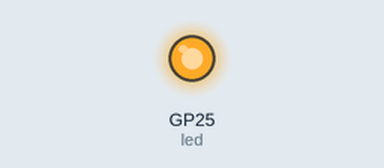
Simulated run of this program. Board: Raspberry Pi Pico running MicroPython. On the bench: output pins drawn as LEDs (lit = HIGH).

Above: at 1.5 s.
At 5.7 s:
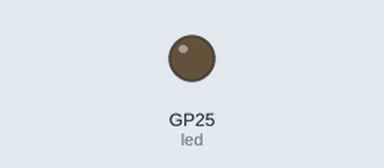
Timing chart, 0 to 8.8 s (numbered marks = the images above):
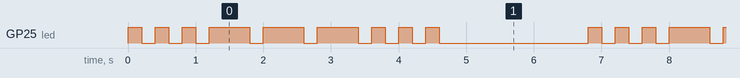

The program:

s04_gold_sos.py
```python
# SOS with the LED of the Pico 2 W
from machine import Pin
import time

led = Pin("LED", Pin.OUT)
pattern = [200, 200, 200, 600, 600, 600, 200, 200, 200]  # ms

while True:                    # Arduino's loop()
    for t in pattern:
        led.value(1)
        time.sleep_ms(t)       # delay(pattern[i])
        led.value(0)
        time.sleep_ms(200)
    time.sleep_ms(2000)        # pause before the next SOS
```

Measured:
- by itself, GP25 (led): repeats every 6.8 s: 2 × (LOW 0.20 s, HIGH 0.20 s), 3 × (LOW 0.20 s, HIGH 0.60 s), 3 × (LOW 0.20 s, HIGH 0.20 s), LOW 2.2 s, HIGH 0.20 s
- by itself, everything shown: repeats every 6.8 s, in 18 steps
